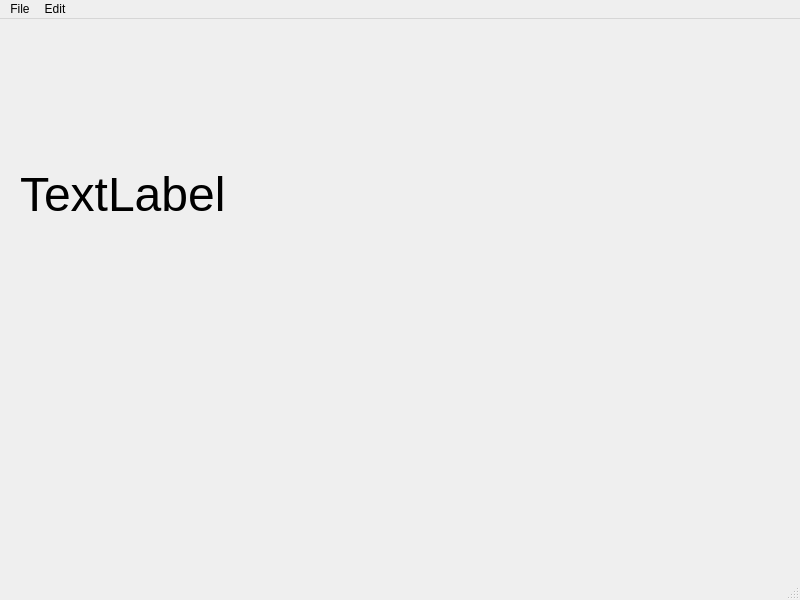
<?xml version="1.0" encoding="UTF-8"?>
<ui version="4.0">
 <class>MainWindow</class>
 <widget class="QMainWindow" name="MainWindow">
  <property name="geometry">
   <rect>
    <x>0</x>
    <y>0</y>
    <width>800</width>
    <height>600</height>
   </rect>
  </property>
  <property name="cursor">
   <cursorShape>CrossCursor</cursorShape>
  </property>
  <property name="mouseTracking">
   <bool>false</bool>
  </property>
  <property name="windowTitle">
   <string>MainWindow</string>
  </property>
  <widget class="QWidget" name="centralwidget">
   <widget class="QLabel" name="label">
    <property name="geometry">
     <rect>
      <x>20</x>
      <y>20</y>
      <width>471</width>
      <height>311</height>
     </rect>
    </property>
    <property name="font">
     <font>
      <pointsize>36</pointsize>
     </font>
    </property>
    <property name="cursor">
     <cursorShape>CrossCursor</cursorShape>
    </property>
    <property name="text">
     <string>TextLabel</string>
    </property>
   </widget>
  </widget>
  <widget class="QMenuBar" name="menubar">
   <property name="geometry">
    <rect>
     <x>0</x>
     <y>0</y>
     <width>800</width>
     <height>32</height>
    </rect>
   </property>
   <widget class="QMenu" name="menuFile">
    <property name="title">
     <string>File</string>
    </property>
    <addaction name="actionNew"/>
    <addaction name="actionSave"/>
   </widget>
   <widget class="QMenu" name="menuEdit">
    <property name="title">
     <string>Edit</string>
    </property>
    <addaction name="actionCopy"/>
    <addaction name="actionPaste"/>
   </widget>
   <addaction name="menuFile"/>
   <addaction name="menuEdit"/>
  </widget>
  <widget class="QStatusBar" name="statusbar"/>
  <action name="actionNew">
   <property name="text">
    <string>New</string>
   </property>
   <property name="statusTip">
    <string>Create a new file</string>
   </property>
   <property name="shortcut">
    <string>Ctrl+N</string>
   </property>
  </action>
  <action name="actionSave">
   <property name="text">
    <string>Save</string>
   </property>
   <property name="statusTip">
    <string>Save a file</string>
   </property>
   <property name="shortcut">
    <string>Ctrl+S</string>
   </property>
  </action>
  <action name="actionCopy">
   <property name="text">
    <string>Copy</string>
   </property>
   <property name="statusTip">
    <string>Copy a file</string>
   </property>
   <property name="shortcut">
    <string>Ctrl+C</string>
   </property>
  </action>
  <action name="actionPaste">
   <property name="text">
    <string>Paste</string>
   </property>
   <property name="statusTip">
    <string>Paste a file</string>
   </property>
   <property name="shortcut">
    <string>Ctrl+V</string>
   </property>
  </action>
 </widget>
 <resources/>
 <connections/>
</ui>
